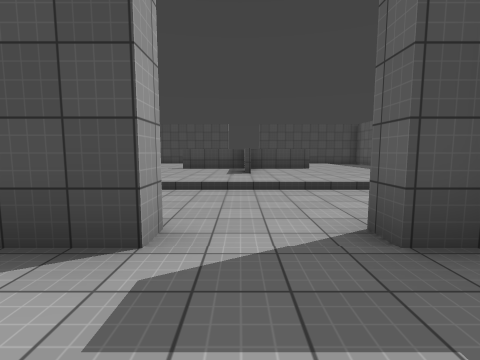
view 1 (above)

17 first-person views from a walk through a 3-D level made in the Unity game engine. The camera is 1.4 m above the floor, tilts 6° down and sees 85° across. The floor is counted in squares, 2 m on a side. Each view is taken from the middle of a square. On the plan, view 1 faces up. The plan holds only what a view shows up to about 9 squares ahead; the rest is blank. The player character is not drawn. Some animated figures are not drawn. Surface patterns are stand-ins for the level's own textures.

view 2
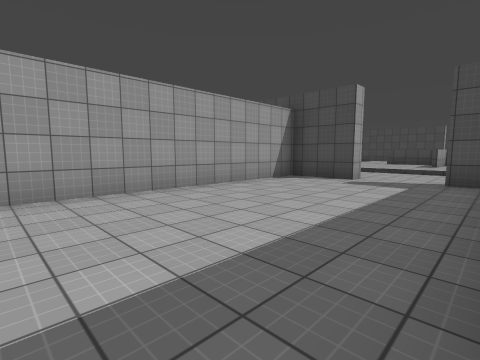

view 3
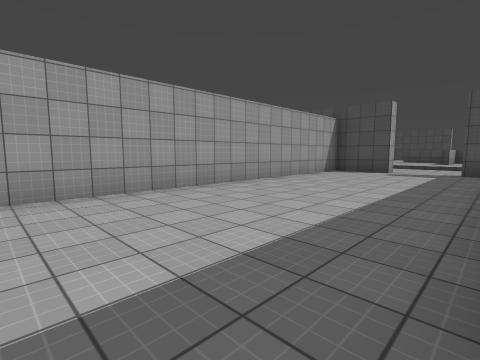

view 4
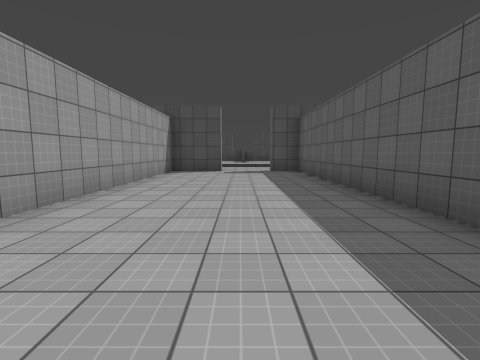

view 5
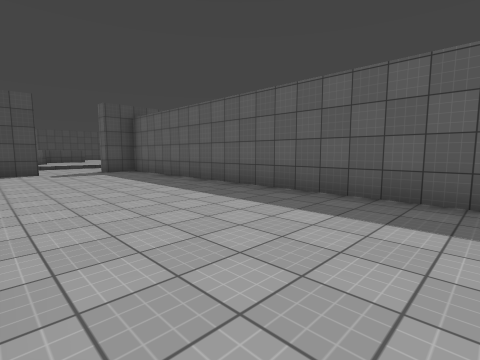

view 6
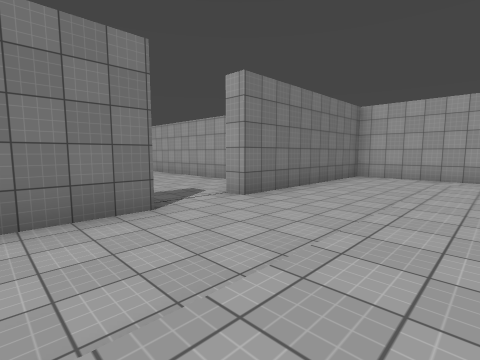

view 7
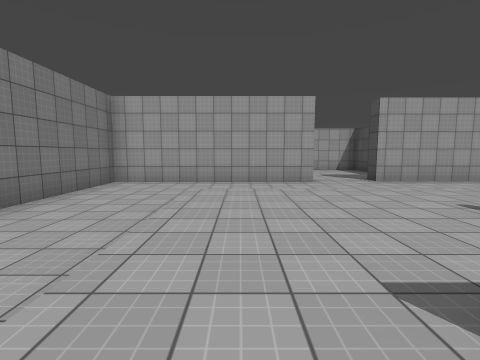

view 8
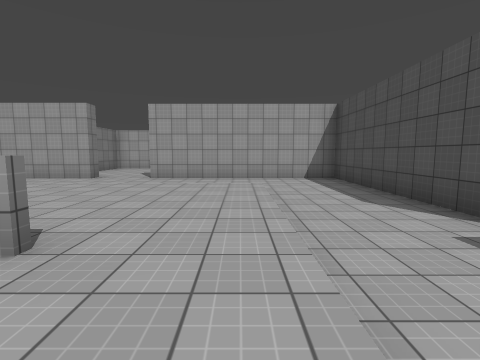

view 9
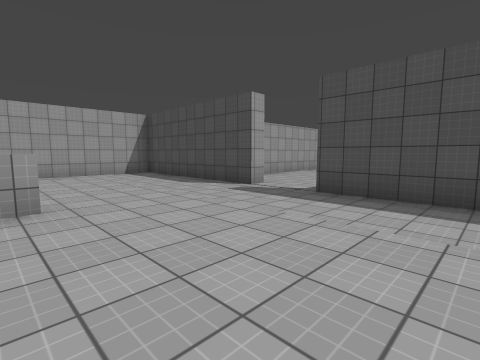

view 10
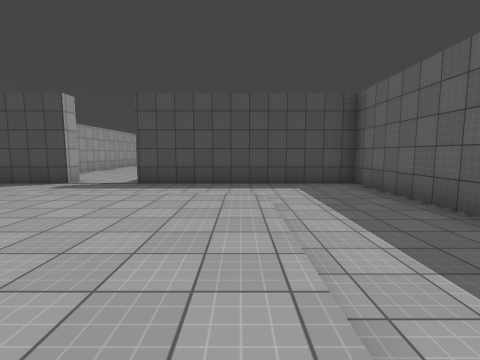

view 11
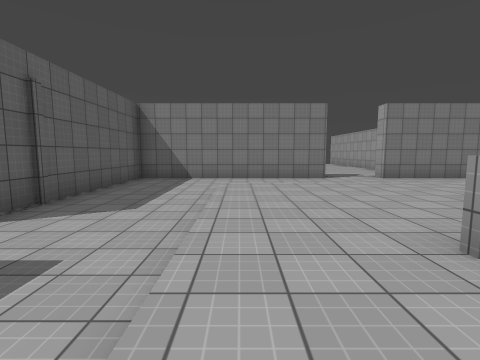

view 12
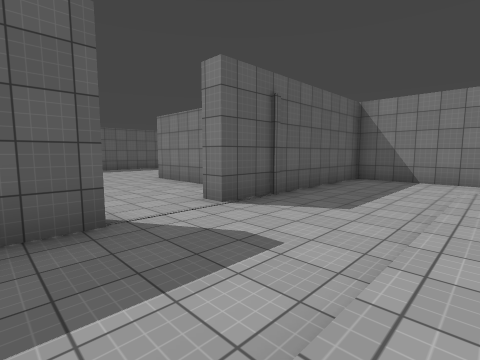

view 13
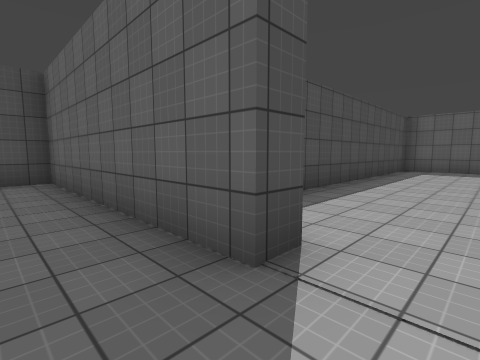

view 14
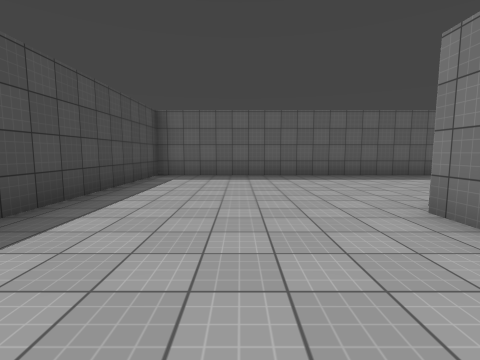

view 15
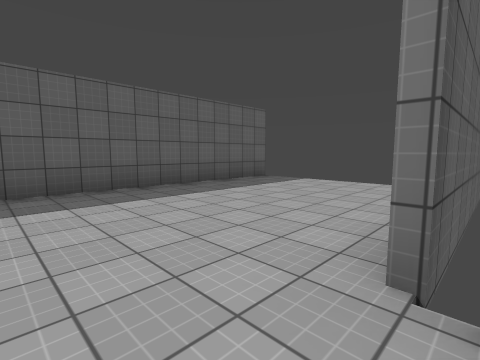

view 16
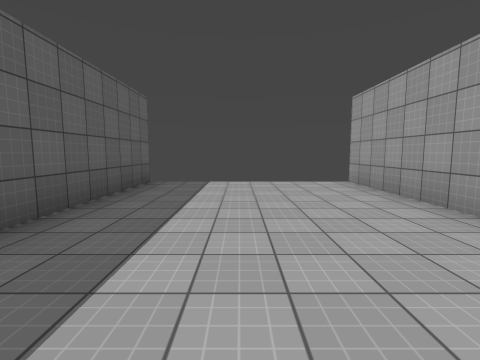

view 17
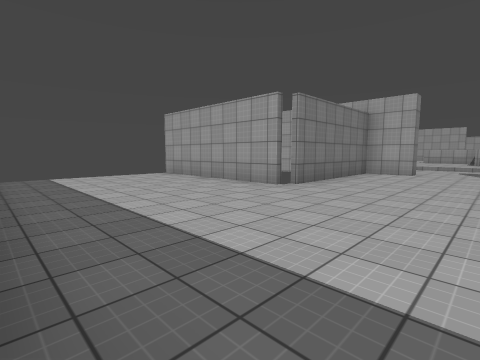

### Floor plan
Key: @ floor where view 1 was taken; # wall or solid block; x gap in a wall; . main floor; : floor 0.25 m higher than the main floor; / step, stairs or slope; ^ raised ledge.
Columns run from 8 left of view 1 to 18 right of it. Each row starts with its distance up from view 1.
 19        ..
 18        ..
 17  ##### ...#######
 16  #...###........#
 15  #..............#
 14  #..............#
 13  #../::::::::...#
 12  #../::::::::..## #########
 11  #../::::::::..# .........#
 10 ..../:::   ::.............#
  9 ..../:::^::::.............#
  8  #../::::::::..#..........#
  7  #../::::::::..#..........#
  6  #../::::::::..######.....#
  5  #../////////...#   #.....#
  4  #..............#   #.....#
  3  #..............#   #.....#
  2  #######..#######   x.....
  1      #.....#
  0      #..@..#
 -1      #.....#
 -2      #.....#
 -3      #.....#
 -4      #.....#
 -5      #.....#
 -6      #.....#
 -7      #.....#
 -8      x.....

Where each view was taken, in squares from view 1:
view 1: 0 up, 0 right, facing up
view 2: 5 down, 2 right, facing up-left
view 3: 8 down, 2 right, facing up-left
view 4: 8 down, 0 right, facing up
view 5: 8 down, 2 left, facing up-right
view 6: 6 up, 3 right, facing down-left
view 7: 6 up, 1 right, facing left
view 8: 13 up, 2 right, facing left
view 9: 11 up, 4 right, facing up-left
view 10: 9 up, 4 right, facing up
view 11: 11 up, 4 right, facing down
view 12: 11 up, 4 right, facing down-right
view 13: 9 up, 6 right, facing up-right
view 14: 9 up, 9 right, facing right
view 15: 8 up, 12 right, facing down-right
view 16: 8 up, 15 right, facing down
view 17: 10 up, 17 right, facing down-left
